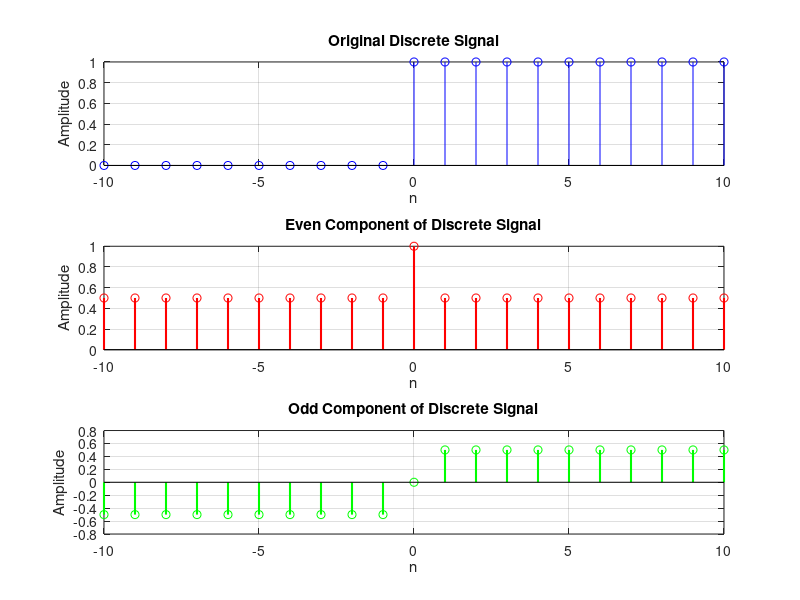

Reproduce this figure in MATLAB.
clc; clear; close all;

% Define discrete time range
n = -10:10;

% Define a discrete signal (Example: Unit step sequence)
x = [zeros(1,10), 1, ones(1,10)];

% Compute even and odd components
x_even = (x + fliplr(x)) / 2;
x_odd = (x - fliplr(x)) / 2;

% Plot original discrete signal
figure;
subplot(3,1,1);
stem(n, x, 'b', 'LineWidth', 0.7);
grid on;
title('Original Discrete Signal');
xlabel('n'); ylabel('Amplitude');

% Plot even component
subplot(3,1,2);
stem(n, x_even, 'r', 'LineWidth', 1.5);
grid on;
title('Even Component of Discrete Signal');
xlabel('n'); ylabel('Amplitude');

% Plot odd component
subplot(3,1,3);
stem(n, x_odd, 'g', 'LineWidth', 1.5);
grid on;
title('Odd Component of Discrete Signal');
xlabel('n'); ylabel('Amplitude');
